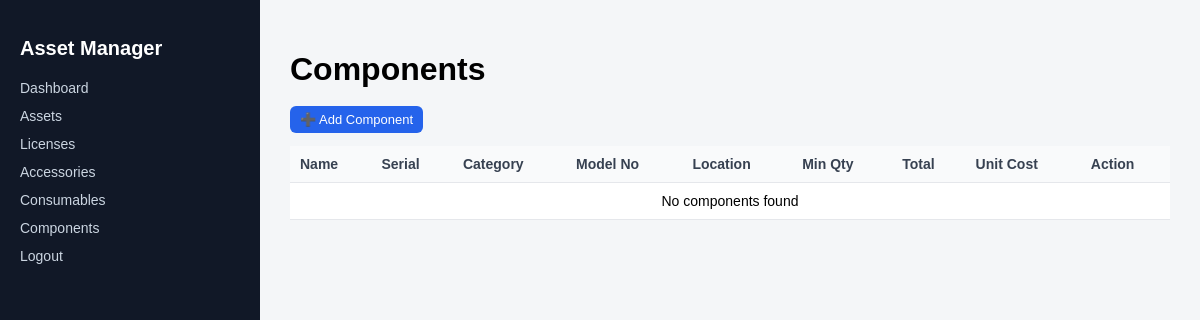
Before: /components/ (signed in) with the older database file.
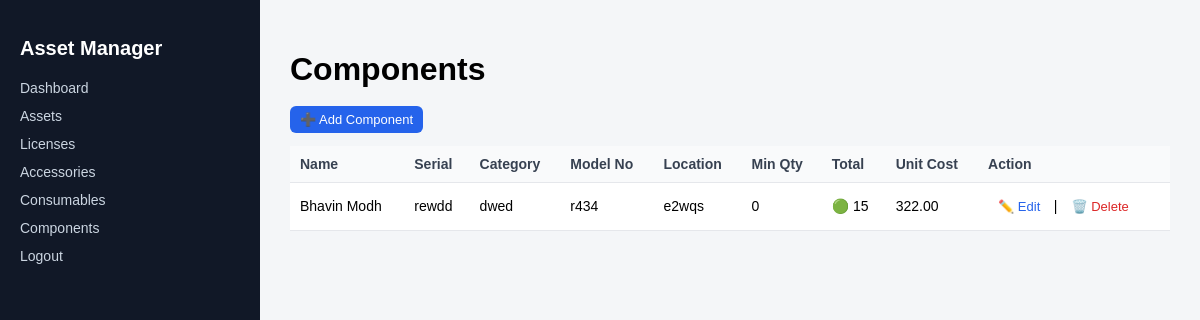
After: the same page with the newer database file.
### assets/models/components.py (models this page shows, shortened)
class Component(models.Model):
    name = models.CharField(max_length=200)
    serial = models.CharField(max_length=200, blank=True)
    category = models.CharField(max_length=100)
    model_no = models.CharField(max_length=100, blank=True)
    order_number = models.CharField(max_length=100, blank=True)
    purchase_date = models.DateField(null=True, blank=True)
    min_quantity = models.PositiveIntegerField(default=0)
    quantity = models.PositiveIntegerField()
    unit_cost = models.DecimalField(
        max_digits=12, decimal_places=2, null=True, blank=True
    )
    location = models.CharField(max_length=150)
    is_deleted = models.BooleanField(default=False)
    created_at = models.DateTimeField(auto_now_add=True)
    class Meta:
        ordering = ["-created_at"]

### assets/views/components_views.py (the view)
# urls.py: path("components/", component_list, name="component_list"),
@login_required
def component_list(request):
    components = Component.objects.filter(is_deleted=False)
    return render(request, "component_list.html", {
        "components": components
    })

### assets/templates/component_list.html (shortened to what this page needs)
{% extends "base.html" %}
{% block content %}
<h1>Components</h1>
<a class="btn btn-add" href="{% url 'component_create' %}">➕ Add Component</a>
<br><br>
<table>
  <tr>
    <th>Name</th>
    <th>Serial</th>
    <th>Category</th>
    <th>Model No</th>
    <th>Location</th>
    <th>Min Qty</th>
    <th>Total</th>
    <th>Unit Cost</th>
    <th>Action</th>
  </tr>
  {% for c in components %}
  <tr>
    <td>{{ c.name }}</td>
    <td>{{ c.serial|default:"—" }}</td>
    <td>{{ c.category }}</td>
    <td>{{ c.model_no|default:"—" }}</td>
    <td>{{ c.location }}</td>
    <td>{{ c.min_quantity }}</td>
    <td>
      {% if c.quantity > c.min_quantity %}
        🟢 {{ c.quantity }}
      {% else %}
        🔴 {{ c.quantity }}
      {% endif %}
    </td>
    <td>{{ c.unit_cost|default:"—" }}</td>
    <td>
      <a class="btn btn-edit" href="{% url 'component_edit' c.id %}">
        ✏️ Edit
      </a>
      |
      <form action="{% url 'component_delete' c.id %}"
            method="post"
            style="display:inline;">
        <button type="submit"
                class="btn btn-delete"
                onclick="return confirm('Delete this component?')"
                style="background:none;border:none;cursor:pointer;">
          🗑️ Delete
        </button>
      </form>
    </td>
  </tr>
  {% empty %}
  <tr>
    <td colspan="9" style="text-align:center;">
      No components found
    </td>
  </tr>
  {% endfor %}
</table>
{% endblock %}

### assets/templates/base.html (shortened to what this page needs)
<!DOCTYPE html>
<html>
<head>
</head>
<body>
  <div class="sidebar">
    <h2>Asset Manager</h2>
    <a href="{% url 'dashboard' %}">Dashboard</a>
    <a href="{% url 'asset_list' %}">Assets</a>
    <a href="{% url 'license_list' %}">Licenses</a>
    <a href="{% url 'accessory_list' %}">Accessories</a>
    <a href="{% url 'consumable_list' %}">Consumables</a>
    <a href="{% url 'component_list' %}">Components</a>
    <a href="{% url 'logout' %}">Logout</a>
  </div>
  <div class="content">
    {% block content %}{% endblock %}
  </div>
</body>
</html>

### assets/templates/base.html (style rules this page uses)
body { margin: 0; font-family: Arial, sans-serif; display: flex; background: #f4f6f8; }
.sidebar { width: 220px; background: #111827; color: white; height: 100vh; padding: 20px; position: fixed; left: 0; top: 0; }
.sidebar h2 { margin-bottom: 20px; font-size: 20px; }
.sidebar a { display: block; color: #cbd5e1; text-decoration: none; margin: 12px 0; font-size: 14px; }
.content { margin-left: 260px; padding: 30px; width: calc(100% - 260px); }
table { width: 100%; border-collapse: collapse; background: white; }
th, td { padding: 10px; border-bottom: 1px solid #e5e7eb; text-align: left; font-size: 14px; }
th { background: #f9fafb; color: #374151; }
.btn { text-decoration: none; padding: 6px 10px; border-radius: 6px; font-size: 13px; }
.btn-add { background: #2563eb; color: white; }
.btn-edit { color: #2563eb; }
.btn-delete { color: #dc2626; }

Changed rows visible on the page:
added Component: name "Bhavin Modh", serial "rewdd", category "dwed", model_no "r434", location "e2wqs", min_quantity "0", quantity "15", unit_cost "322.00"
Other visible differences:
text no longer shown: "No components found"
